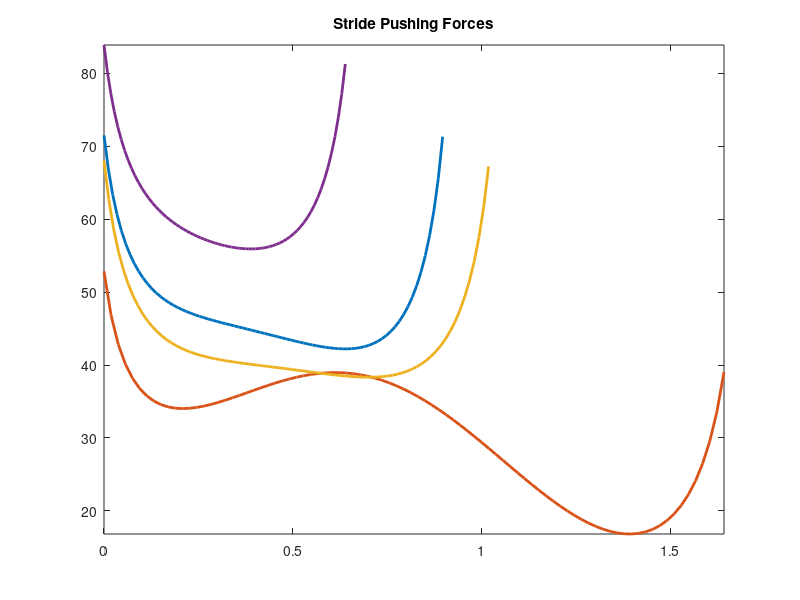

MATLAB code to generate this figure: (Note: this script raises an error after producing the figure.)
clear; close all; clc;
workspacecolor="#4169E1";
rectanglecolor='#6495ED';
pathcolor="#E1C16E";
% Loading data
addpath("Walk_Cycles")
load('cycle_shortv2.mat','R','t','stride_point_end','Workspace','bestRect','Cycle_Poses','F','E','r_foot','dqA','dqD')
R_short=R;
t_short=t;
end_p_short=stride_point_end;
workspace_short=Workspace;
rectshort=bestRect;
foot_short=F;
Cycle_Poses_short=Cycle_Poses;
E_short=E;
dqA_short=dqA;
dqD_short=dqD;
load('cycle_ADv2.mat','R','t','stride_point_end','Workspace','bestRect','Cycle_Poses','F','E')
R_AD=R;
t_AD=t;
end_p_AD=stride_point_end;
workspace_AD=Workspace;
rectAD=bestRect;
foot_AD=F;
Cycle_Poses_AD=Cycle_Poses;
E_AD=E;
dqA_AD=dqA;
dqD_AD=dqD;
load('cycle_BCv2.mat','R','t','stride_point_end','Workspace','bestRect','Cycle_Poses','F','E')
R_BC=R;
t_BC=t;
end_p_BC=stride_point_end;
workspace_BC=Workspace;
rectBC=bestRect;
foot_BC=F;
Cycle_Poses_BC=Cycle_Poses;
E_BC=E;
dqA_BC=dqA;
dqD_BC=dqD;
load('cycle_LNv2.mat','R','t','stride_point_end','bestRect','Cycle_Poses','F','E','Workspace')
R_LN=R;
t_LN=t;
end_p_LN=stride_point_end;
workspace_LN=Workspace;
rectLN=bestRect;
foot_LN=F;
Cycle_Poses_LN=Cycle_Poses;
E_LN=E;
dqA_LN=dqA;
dqD_LN=dqD;
 clear R t stride_point_end Workspace bestRect F E;

 %Plotting forces
figure
 plot(t_short(1:end_p_short),R_short(1:end_p_short,1),'LineWidth',2)
 hold on
 plot(t_AD(1:end_p_AD),R_AD(1:end_p_AD,1),'LineWidth',2)
 plot(t_BC(1:end_p_BC),R_BC(1:end_p_BC,1),'LineWidth',2)
 plot(t_LN(1:end_p_LN),R_LN(1:end_p_LN,1),'LineWidth',2)
 axis tight
 title('Stride Pushing Forces')
 subtitle('Foot Velocity .2 m/s')
 xlabel('Time (s)')
 ylabel('Pushing Force (N)')
 legend('Short Configuration',"Elongated AD", "Elongated BC","Elongated LN",'Location','southwest')

 %Plotting Velocities
figure
dq=tiledlayout(2,1);
title(dq,'Angular Velocities')
subtitle(dq,'Foot Velocity = .2m/s')
nexttile
plot(t_short(1:end_p_short),dqA_short(1:end_p_short),'LineWidth',3)
hold on
plot(t_AD(1:end_p_AD),dqA_AD(1:end_p_AD),'LineWidth',3)
plot(t_BC(1:end_p_BC),dqA_BC(1:end_p_BC),'LineWidth',3)
plot(t_LN(1:end_p_LN),dqA_LN(1:end_p_LN),'LineWidth',3)
axis tight
xlabel('Time (s)')
ylabel('\omega (rad/s)')
legend('Short Configuration',"Elongated AD", "Elongated BC","Elongated LN",'Location','northwest')
title('qA''')
nexttile
plot(t_short(1:end_p_short),dqD_short(1:end_p_short),'LineWidth',3)
hold on
plot(t_AD(1:end_p_AD),dqD_AD(1:end_p_AD),'LineWidth',3)
plot(t_BC(1:end_p_BC),dqD_BC(1:end_p_BC),'LineWidth',3)
plot(t_LN(1:end_p_LN),dqD_LN(1:end_p_LN),'LineWidth',3)
axis tight
xlabel('Time (s)')
ylabel('\omega (rad/s)')
legend('Short Configuration',"Elongated AD", "Elongated BC","Elongated LN",'Location','northwest')
title('qD''')

 %% Poses and Workspace
 figure
 WS=tiledlayout(2,2);
title(WS,'Stride Comparison')
 nexttile
 plot(workspace_short,'LineStyle',"none", 'FaceColor',workspacecolor,'FaceAlpha',1);
 hold on
  plot(rectshort,'LineStyle',"none", 'FaceColor',rectanglecolor,'FaceAlpha',1);

 plot(foot_short(1,:),foot_short(2,:),'.','MarkerSize',5,"Color",pathcolor)
  plot(Cycle_Poses_short(1,:,end),Cycle_Poses_short(2,:,end),'k','LineWidth',2)
 rectangle('Position',[E_short(1)-r_foot E_short(2)-r_foot 2*r_foot 2*r_foot],'Curvature',[1 1],'LineWidth',2)
 axis([-.1 .4 -.4 .1])
 axis equal
 title('Short Configuration')
 xlabel('x (m)')
 ylabel('y (m)')

nexttile
plot(workspace_AD,'LineStyle',"none", 'FaceColor',workspacecolor,'FaceAlpha',1);
hold on
plot(rectAD,'LineStyle',"none", 'FaceColor',rectanglecolor,'FaceAlpha',1);

plot(foot_AD(1,:),foot_AD(2,:),'.','MarkerSize',5,"Color",pathcolor)
plot(Cycle_Poses_AD(1,:,end),Cycle_Poses_AD(2,:,end),'k','LineWidth',2)
rectangle('Position',[E_AD(1)-r_foot E_AD(2)-r_foot 2*r_foot 2*r_foot],'Curvature',[1 1],'LineWidth',2)
axis([-.1 .4 -.4 .1])
axis equal
title('Elongated AD')
 xlabel('x (m)')
 ylabel('y (m)')

nexttile
plot(workspace_BC,'LineStyle',"none", 'FaceColor',workspacecolor,'FaceAlpha',1);
hold on
plot(rectBC,'LineStyle',"none", 'FaceColor',rectanglecolor,'FaceAlpha',1);
plot(foot_BC(1,:),foot_BC(2,:),'.','MarkerSize',5,"Color",pathcolor)
plot(Cycle_Poses_BC(1,:,end),Cycle_Poses_BC(2,:,end),'k','LineWidth',2)

rectangle('Position',[E_BC(1)-r_foot E_BC(2)-r_foot 2*r_foot 2*r_foot],'Curvature',[1 1],'LineWidth',2)
axis([-.1 .4 -.4 .1])
axis equal
title('Elongated BC')
 xlabel('x (m)')
 ylabel('y (m)')

nexttile
plot(workspace_LN,'LineStyle',"none", 'FaceColor',workspacecolor,'FaceAlpha',1);
hold on
plot(rectLN,'LineStyle',"none", 'FaceColor',rectanglecolor,'FaceAlpha',1);
plot(foot_LN(1,:),foot_LN(2,:),'.','MarkerSize',5,"Color",pathcolor)
plot(Cycle_Poses_LN(1,:,end),Cycle_Poses_LN(2,:,end),'k','LineWidth',2)

rectangle('Position',[E_LN(1)-r_foot E_LN(2)-r_foot 2*r_foot 2*r_foot],'Curvature',[1 1],'LineWidth',2)
axis([-.1 .4 -.4 .1])
axis equal
title('Elongated LN')
 xlabel('x (m)')
 ylabel('y (m)')
